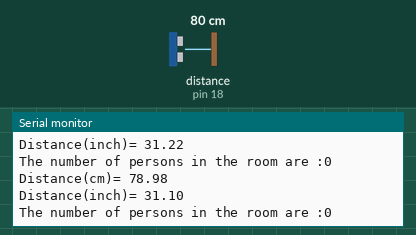
This sketch was run on a simulated Arduino Uno, built with avr-gcc and run on an emulated ATmega328P. Shown: the last lines printed to the serial monitor. Wiring (inferred from the names in the program): ultrasonic range finder: trigger pin 5; echo pin 18. The inputs (shaded band) are chosen by the test bench; at power-on: distance to the obstacle (sensor on pin 18) 80 cm. The echo pulse lasts 58.3 µs per cm.

Above: at 3.8 s.
3.9 s: distance to the obstacle (sensor on pin 18) set to 2 cm
At 7.3 s:
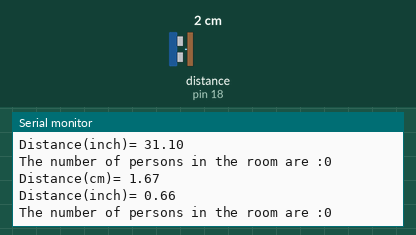
7.8 s: distance to the obstacle (sensor on pin 18) set to 4 cm
At 9.8 s:
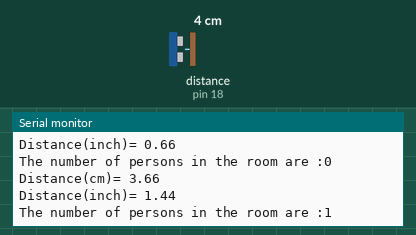
Timing chart, 0 to 11.3 s (numbered marks = the images above; inputs shaded):
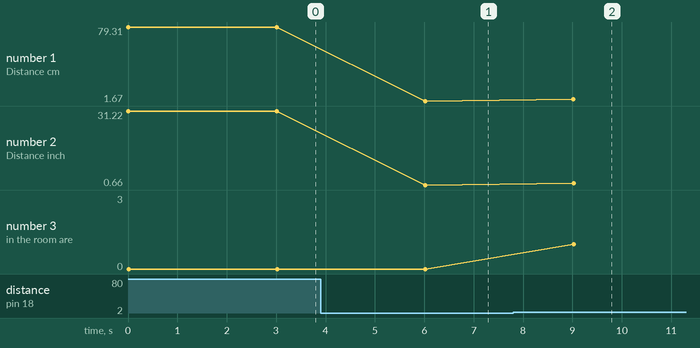

The sketch:

1S_2D.ino
```cpp
const int trigpin=5;
const int echopin=18;

#define SOUND_SPEED 0.034
#define CM_TO_INCH 0.393701

long duration;
float distanceCM;
float distanceINCH;
int count=0;

void setup() {
  // put your setup code here, to run once:
Serial.begin(115200);
pinMode(trigpin,OUTPUT);
pinMode(echopin,INPUT);
Serial.print("Intially the value of count is :");
Serial.println(count);
}

void loop() {
  // put your main code here, to run repeatedly:
digitalWrite(trigpin,0);
delay(1);
digitalWrite(trigpin,1);
delayMicroseconds(10);
digitalWrite(trigpin,0);

duration=pulseIn(echopin,1);

distanceCM=duration*SOUND_SPEED/2;
distanceINCH=distanceCM*CM_TO_INCH;

Serial.print("Distance(cm)= ");
Serial.println(distanceCM);
Serial.print("Distance(inch)= ");
Serial.println(distanceINCH);
if(distanceCM<=10&&distanceCM>=2)
{
  count++;
}
if(distanceCM>10&&distanceCM<30)
{
  count--;
}
Serial.print("The number of persons in the room are :");
Serial.println(count);
delay(3000);
}
```

Measured:
- after the input at 3.9 s, the serial monitor: prints a new line after 2.1 s (image 1)
- after the input at 7.8 s, the serial monitor: prints a new line after 1.2 s (image 2)
- plotted number 1: 78.98 → 1.67 after the input at 3.9 s, 1.67 → 3.66 after the input at 7.8 s
- plotted number 2: 31.1 → 0.66 after the input at 3.9 s, 0.66 → 1.44 after the input at 7.8 s
- plotted number 3: 0 → 3 after the input at 7.8 s
